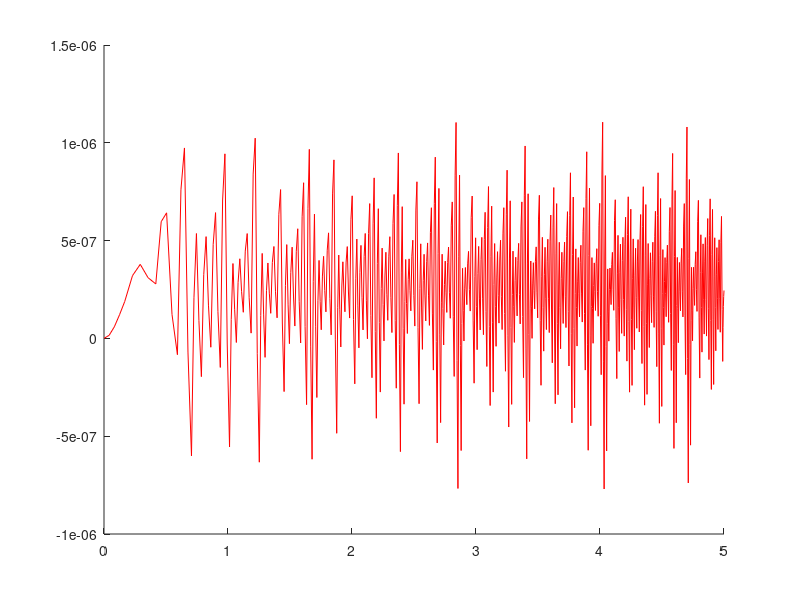

MATLAB code for this plot:
clf;
hold on;

h = .01;
t_0 = 0;
t_max = 5;

%% reaction parameters
a = 0.06;
b = 0.02;
k0 = 1.0;
k2 = 2.4e5;
k3 = 1.28;
k4 = 3.0e3;
k5 = 33.6;
f = 1.0;

y_0 = [0.0; 0.; 0.023];

dy = @(t, y) [
    ( k3*a*y(2) - k2*y(1)*y(2) + k5*a*y(1) -2*k4*y(1).^2);
    (-k3*a*y(2) - k2*y(1)*y(2) + 0.5*f*k0*b*y(3));
    (2*k5*a*y(1) - k0*b*y(3))
];

[ts, ys] = ode45(dy, [t_0 t_max], y_0);

% plot X(t) with respect to t
plot(ts, ys(:,1), 'red');

% plot concentration of Y with respect to X
% plot(ys(:,1), ys(:,2), 'green');


